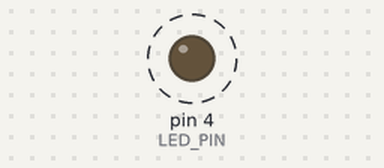
Bench run of a sketch on a simulated Arduino Uno, built with avr-gcc and run on an emulated ATmega328P. On the bench: output pins drawn as LEDs (lit = HIGH). Dashed ring = blinking.

Above: at 0.5 s.
Timing chart, 0 to 4.6 s (numbered marks = the images above):
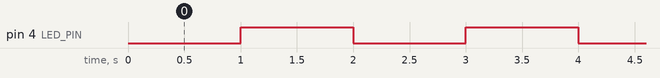

The sketch:

Snapduino_Basics.ino
```cpp
/*
  Snapduino Basics
  This experiment will demonstrate the basic operation of
  the Snapduino by blinking the LED D1.

  Daniel Porrey
  https://www.hackster.io/snapcircuits

*/

// ***
// *** Specify the pin on which the LED is connected.
// ***
#define LED_PIN 4

void setup()
{
  // ***
  // *** Set the mode of the LED_PIN
  // *** to output.
  // ***
  pinMode(LED_PIN, OUTPUT);
}

void loop()
{
  // ***
  // *** Turn the LED on.
  // ***
  digitalWrite(4, LOW);

  // ***
  // *** Wait one second.
  // ***
  delay(1000);

  // ***
  // *** Turn the LED off.
  // ***
  digitalWrite(4, HIGH);

  // ***
  // *** Wait one second.
  // ***
  delay(1000);
}
```

Measured:
- by itself, pin 4 (LED_PIN): alternates HIGH for 1.0 s and LOW for 1.0 s
